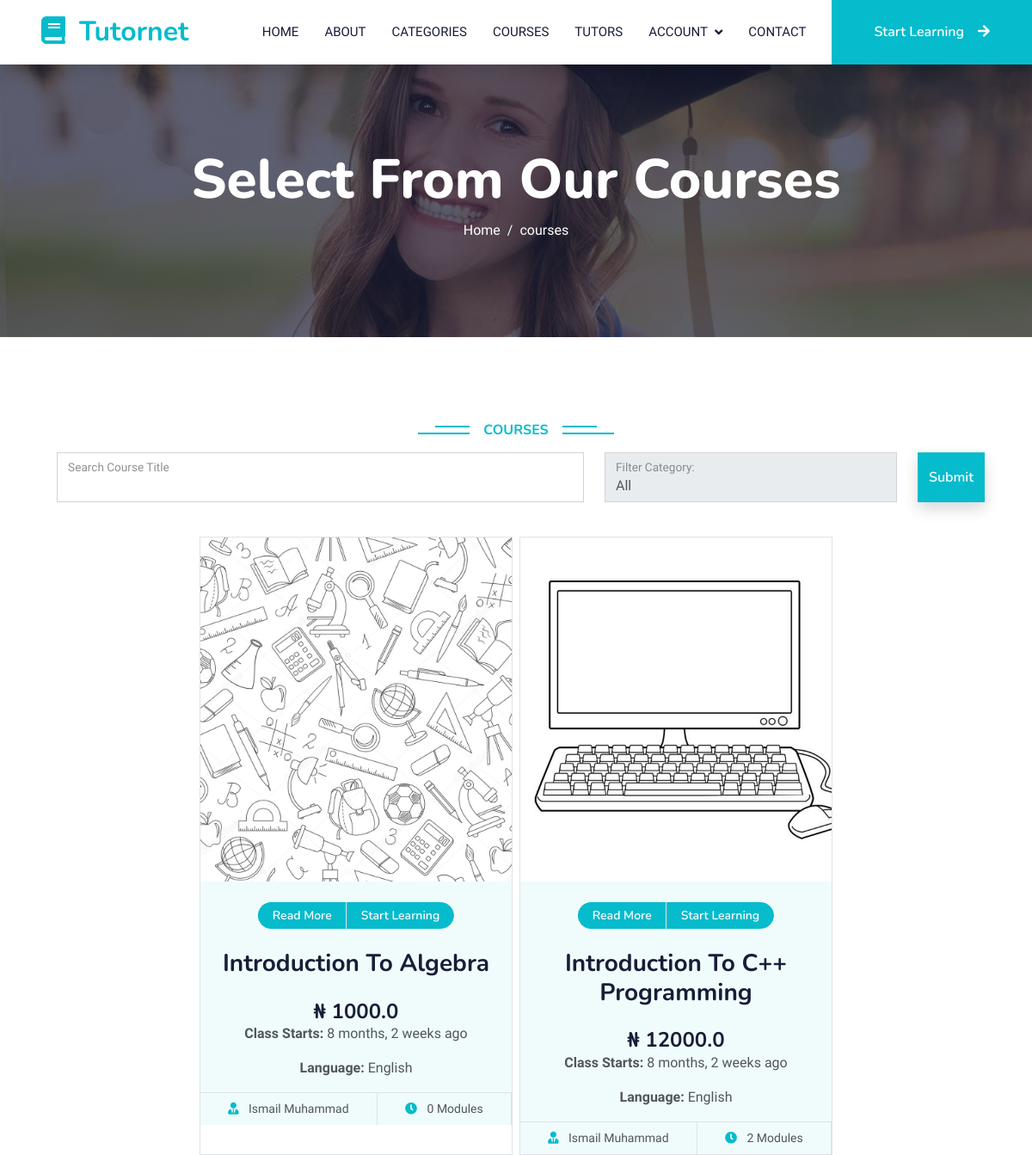
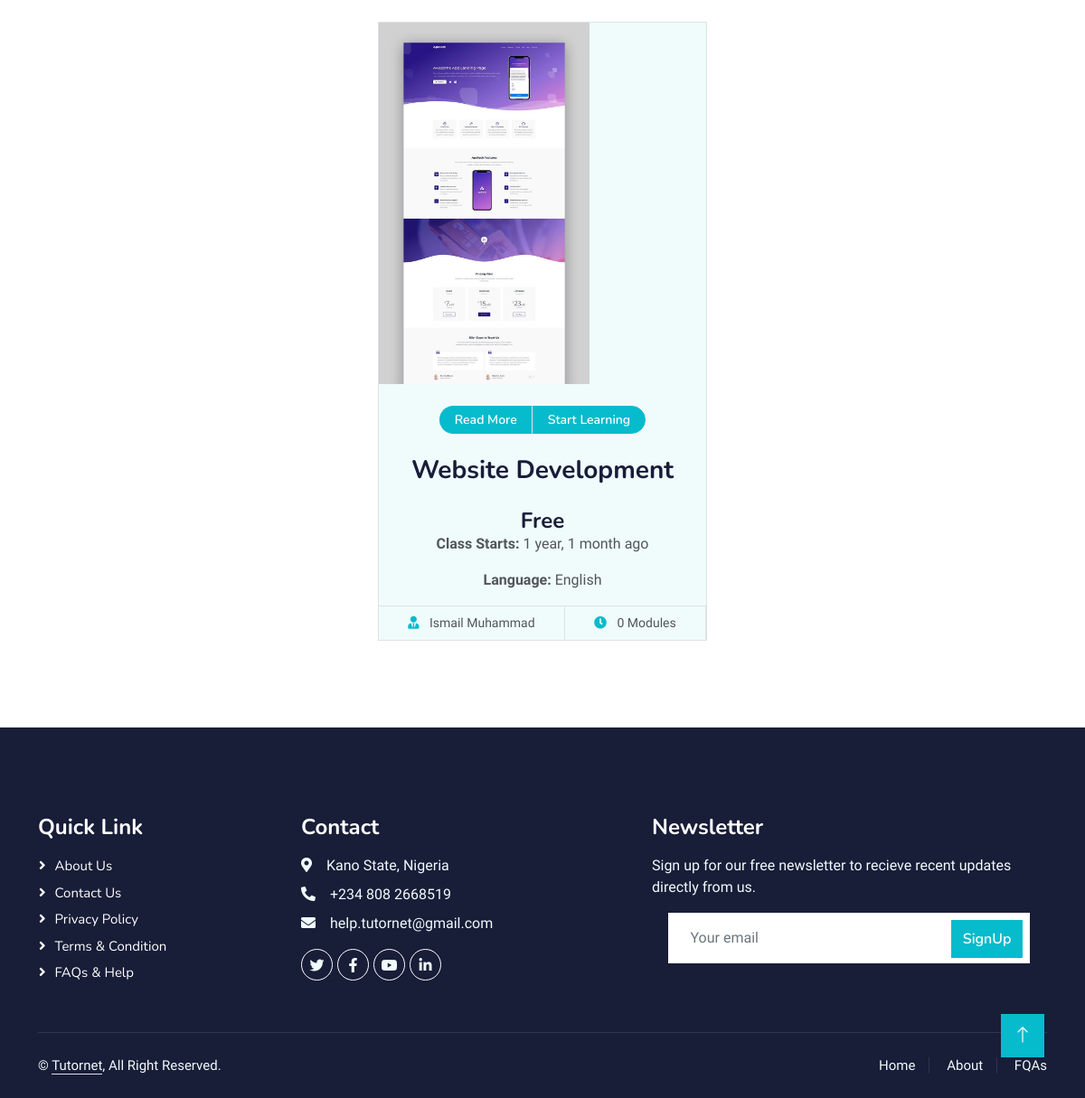
Page /courses/ on the committed database (2 pictures, top to bottom).
### courses/models.py (models this page shows, shortened)
class Course(models.Model):
    LANGUAGES_CHOICES = (
        ('en', 'English'),
        ('ha', 'Hausa'),
        ('yo', 'Yoruba'),
        ('ig', 'Igbo'),
        ('pcm', 'Pidgin English'),
        ('ar', 'Arabic'),
        ('sw', 'Swahili'),
        ('am', 'Amharic'),
        ('so', 'Somali'),
        ('zu', 'Zulu'),
        ('fr', 'French'),
        ('pt', 'Portuguese'),
        ('af', 'Afrikaans'),
        ('wo', 'Wolof'),
        ('om', 'Oromo'),
        ('ti', 'Tigrinya'),
        ('ber', 'Berber'),
    )
    slug = models.CharField(max_length=200, null=True, blank=True)
    title = models.CharField(max_length=100)
    price = models.FloatField()
    language = models.CharField(max_length=5, choices=LANGUAGES_CHOICES, default='en')
    description = models.TextField(default="")
    tutor = models.ForeignKey(User, on_delete=models.CASCADE, related_name="courses",  limit_choices_to={"tutor": True})
    category = models.ForeignKey( Category, on_delete=models.CASCADE, related_name='courses')
    sub_category = models.ForeignKey(SubCategory, on_delete=models.SET_NULL, related_name='courses', null=True)
    topic = models.ForeignKey(Topic, on_delete=models.SET_NULL, related_name='courses', null=True)
    cover_photo = models.ImageField(upload_to="courses")
    intoduction_video = models.URLField(null=True, blank=True)
    added_at = models.DateTimeField(auto_now_add=True)
    start_date = models.DateTimeField(null=True)

### users/models.py (models this page shows, shortened)
class User(AbstractBaseUser):
    GENDER_CHOICES = [
        ("M", "Male"),
        ("F", "Female"),
    ]
    objects = UserManager()
    email = models.EmailField(
        verbose_name='email address',
        max_length=255,
        unique=True,
    )
    is_active = models.BooleanField(default=True)
    staff = models.BooleanField(default=False)
    admin = models.BooleanField(default=False)
    tutor = models.BooleanField(default=False)
    first_name = models.CharField(max_length=200, blank=True, default="")
    last_name = models.CharField(max_length=200, blank=True, default="")
    mobile_number = models.CharField(max_length=20)
    added_on = models.DateTimeField(auto_now_add=True)
    gender = models.CharField(
        max_length=1, choices=GENDER_CHOICES, blank=True, default="")
    profile_picture = models.ImageField(null=True, blank=True)
    USERNAME_FIELD = 'email'
    REQUIRED_FIELDS = []
    def get_full_name(self):
        return self.first_name + " " + self.last_name

### courses/views.py (the view)
# urls.py: path('', views.courses_list, name="courses_list"),
def courses_list(request):
    category_slug = request.GET.get("category", "")
    search_text = request.GET.get("search", "")
    categories = Category.objects.all()
    tutors = User.objects.filter(tutor=True)
    courses = Course.objects.all()[:6]
    if category_slug != "":
        cat = Category.objects.get(slug=category_slug)
        if cat is not None:
            courses = [c for c in courses if c.category == cat]
    if search_text != "":
        courses = [c for c in courses if search_text.lower()
                   in c.title.lower()]
    context = {
        "courses": courses,
        "categories": categories,
        "tutors": tutors,
        "category_slug": category_slug,
        "search_text": search_text
    }
    return render(request, "courses/courses_list.html", context=context)

### courses/templates/courses/courses_list.html (shortened to what this page needs)
{% extends 'base/base.html' %}
{% load static %}
{% block content %}
<div class="container-fluid bg-primary py-5 mb-5 page-header">
    <div class="container py-5">
        <div class="row justify-content-center">
            <div class="col-lg-10 text-center">
                <h1 class="display-3 text-white animated slideInDown text-capitalize">Select from our Courses</h1>
                <nav aria-label="breadcrumb">
                    <ol class="breadcrumb justify-content-center">
                        <li class="breadcrumb-item">
                            <a class="text-white" href="{% url 'home_page' %}">Home</a>
                        </li>
                        <li class="breadcrumb-item text-white active" aria-current="page">
                            courses
                        </li>
                    </ol>
                </nav>
            </div>
        </div>
    </div>
</div>
<section class="container mt-5">
    <div class="container-xxl py-5">
        <div class="container">
            <div class="text-center wow fadeInUp" data-wow-delay="0.1s">
                <h6 class="section-title bg-white text-center text-primary px-3">
                    Courses
                </h6>
                <form action="" method="get">
                    <div class="row my-2">
                        <div class="col-lg-7 col-sm-12">
                            <div class="form-floating">
                                <input type="text" name="search" id="search" value="{{search_text}}"
                                    class="form-control">
                                <label for="search">Search Course Title</label>
                            </div>
                        </div>
                        <div class="col-lg-4 col-sm-12">
                            <div class="form-floating">
                                <select name="category" id="category" class="form-control">
                                    <option value="">All</option>
                                </select>
                                <label for="category">Filter Category:</label>
                            </div>
                        </div>
                        <div class="col-lg-1 col-sm-12">
                            <button type="submit" class="btn btn-primary rounded shadow h-100">Submit</button>
                        </div>
                    </div>
                </form>
            </div>
            <div class="row g-4 mt-3 justify-content-center">
                {% for course in courses %}
                {% include 'courses/elements/course.html' with course=course %}
                {% endfor %}
            </div>
        </div>
    </div>
</section>
{% endblock %}

### courses/templates/courses/elements/course.html
{% load humanize %}
{% block course_element %}
<div class="col-lg-4 col-md-6 wow border mx-1 p-0 fadeInUp" data-wow-delay="0.1s">
    <div class="course-item bg-light">
        <div class="position-relative overflow-hidden">
            <img height="400px" width="auto" src="{{course.cover_photo.url}}" alt="" />
        </div>
        <div class="text-center p-4 pb-0">
            <div class="w-100 d-flex justify-content-center mb-4">
                <a href="{% url 'course_details' slug=course.slug id=course.id %}"
                    class="flex-shrink-0 btn btn-sm btn-primary px-3 border-end"
                    style="border-radius: 30px 0 0 30px;">Read More</a>
                {% if course.student == request.user %}
                <a class="flex-shrink-0 btn btn-sm btn-primary px-3" style="border-radius: 0 30px 30px 0;"
                    href="{% url 'enrole_course' course_slug=course.slug course_id=course.id %}">Enrole
                    Now</a>
                {% else %}
                <a class="flex-shrink-0 btn btn-sm btn-primary px-3" style="border-radius: 0 30px 30px 0;"
                    href="{% url 'learn_course_page' course_id=course.id %}">Start
                    Learning</a>
                {% endif %}
            </div>
            <h3 class="mb-4 text-capitalize">
                {{course.title}}
            </h3>
            <h4 class="mb-0"> {% if course.price == 0 %} Free {% else %} &#x20A6; {{course.price}} {% endif %}</h4>
            <div class="mb-3">
                <strong>Class Starts:</strong> {{course.start_date|naturaltime}}
            </div>
            <div class="mb-3">
                <strong>Language:</strong> {{course.get_language_display}}
            </div>
        </div>
        <div class="d-flex border-top">
            <small class="flex-fill text-center border-end py-2">
                <i class="fa fa-user-tie text-primary me-2"></i>
                {{course.tutor.get_full_name}}
            </small>
            <small class="flex-fill text-center border-end py-2">
                <i class="fa fa-clock text-primary me-2"></i>
                {{course.modules.count}} Modules
            </small>
        </div>
    </div>
</div>
{% endblock %}

### base/static/base/css/style.css (style rules this page uses)
:root { --primary: #06BBCC; --light: #F0FBFC; --dark: #181d38; }
.btn { font-family: 'Nunito', sans-serif; font-weight: 600; transition: .5s; }
.btn.btn-primary, .btn.btn-secondary { color: #FFFFFF; }
.page-header { background: linear-gradient(rgba(24, 29, 56, .7), rgba(24, 29, 56, .7)), url(../img/carousel-1.jpg); background-position: center center; background-repeat: no-repeat; background-size: cover; }
.breadcrumb-item + .breadcrumb-item::before { color: var(--light); }
.section-title { position: relative; display: inline-block; text-transform: uppercase; }
.section-title::before { position: absolute; content: ""; width: calc(100% + 80px); height: 2px; top: 4px; left: -40px; background: var(--primary); z-index: -1; }
.section-title::after { position: absolute; content: ""; width: calc(100% + 120px); height: 2px; bottom: 5px; left: -60px; background: var(--primary); z-index: -1; }
.category img, .course-item img { transition: .5s; }

### rows in the picture
Course: cover_photo (picture), title "Introduction To Algebra", price "1000.0", start_date "8 months, 2 weeks ago", language "English", tutor.get_full_name "Ismail Muhammad", modules.count "0"
Course: cover_photo (picture), title "Introduction To C++ Programming", price "12000.0", start_date "8 months, 2 weeks ago", language "English", tutor.get_full_name "Ismail Muhammad", modules.count "2"
Course: cover_photo (picture), title "Website Development", price "Free", start_date "1 year, 1 month ago", language "English", tutor.get_full_name "Ismail Muhammad", modules.count "0"
